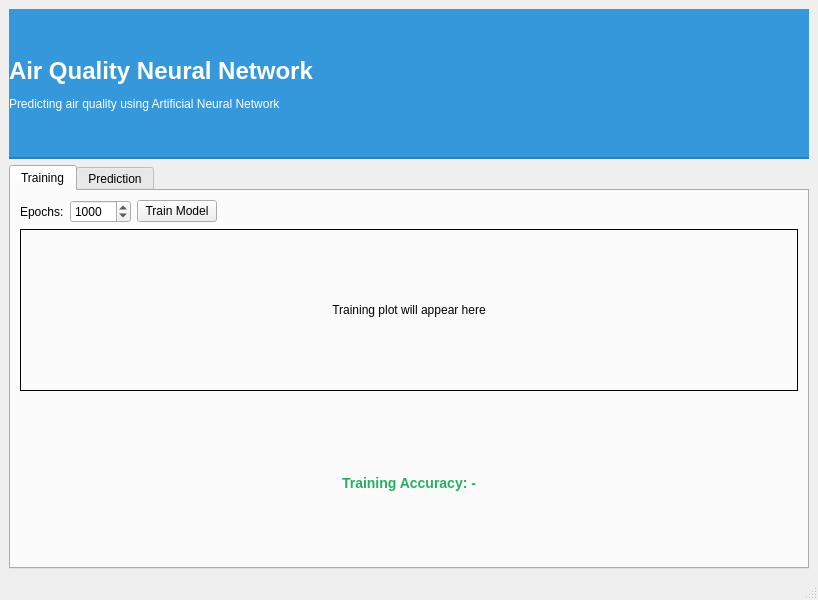
<?xml version="1.0" encoding="UTF-8"?>
<ui version="4.0">
 <class>MainWindow</class>
 <widget class="QMainWindow" name="MainWindow">
  <property name="geometry">
   <rect>
    <x>0</x>
    <y>0</y>
    <width>800</width>
    <height>600</height>
   </rect>
  </property>
  <property name="windowTitle">
   <string>Air Quality Neural Network</string>
  </property>
  <widget class="QWidget" name="centralwidget">
   <layout class="QVBoxLayout" name="verticalLayout">
    <item>
        <widget class="QLabel" name="headerImageLabel">
            <property name="minimumSize">
                <size>
                    <width>800</width>
                    <height>150</height>
                </size>
            </property>
            <property name="maximumSize">
                <size>
                    <width>16777215</width>
                    <height>150</height>
                </size>
            </property>
            <property name="styleSheet">
                <string notr="true">background-color: #3498db;
                    border-bottom: 2px solid #2980b9;
                    qproperty-alignment: AlignCenter;</string>
            </property>
            <property name="text">
                <string>&lt;h1 style="color: white;"&gt;Air Quality Neural Network&lt;/h1&gt;
                &lt;p style="color: white;"&gt;Predicting air quality using Artificial Neural Network&lt;/p&gt;</string>
            </property>
            <property name="textFormat">
                <enum>Qt::RichText</enum>
            </property>
        </widget>
    </item>
    <item>
     <widget class="QTabWidget" name="tabWidget">
      <widget class="QWidget" name="tabTraining">
       <attribute name="title">
        <string>Training</string>
       </attribute>
       <layout class="QVBoxLayout" name="verticalLayout_2">
        <item>
         <layout class="QHBoxLayout" name="horizontalLayout">
          <item>
           <widget class="QLabel" name="label">
            <property name="text">
             <string>Epochs:</string>
            </property>
           </widget>
          </item>
          <item>
           <widget class="QSpinBox" name="epochSpinBox">
            <property name="minimum">
             <number>100</number>
            </property>
            <property name="maximum">
             <number>10000</number>
            </property>
            <property name="value">
             <number>1000</number>
            </property>
            <property name="singleStep">
             <number>100</number>
            </property>
           </widget>
          </item>
          <item>
           <widget class="QPushButton" name="trainButton">
            <property name="text">
             <string>Train Model</string>
            </property>
           </widget>
          </item>
          <item>
           <spacer name="horizontalSpacer">
            <property name="orientation">
             <enum>Qt::Horizontal</enum>
            </property>
            <property name="sizeHint" stdset="0">
             <size>
              <width>40</width>
              <height>20</height>
             </size>
            </property>
           </spacer>
          </item>
         </layout>
        </item>
        <item>
         <widget class="QLabel" name="plotLabel">
          <property name="frameShape">
           <enum>QFrame::Box</enum>
          </property>
          <property name="text">
           <string>Training plot will appear here</string>
          </property>
          <property name="alignment">
           <set>Qt::AlignCenter</set>
          </property>
         </widget>
        </item>
        <item>
            <widget class="QLabel" name="accuracyLabel">
                <property name="text">
                    <string>Training Accuracy: -</string>
                    </property>
                    <property name="alignment">
                    <set>Qt::AlignCenter</set>
                    </property>
                    <property name="styleSheet">
                    <string notr="true">font-size: 14px; 
                                        font-weight: bold; 
                                        color: #27ae60;
                                        margin-top: 10px;</string>
                </property>
            </widget>
        </item>
       </layout>
      </widget>
      <widget class="QWidget" name="tabPrediction">
       <attribute name="title">
        <string>Prediction</string>
       </attribute>
       <layout class="QVBoxLayout" name="verticalLayout_3">
        <item>
         <layout class="QFormLayout" name="formLayout">
          <item row="0" column="0">
           <widget class="QLabel" name="label_2">
            <property name="text">
             <string>PM10:</string>
            </property>
           </widget>
          </item>
          <item row="0" column="1">
           <widget class="QDoubleSpinBox" name="pm10SpinBox">
            <property name="decimals">
             <number>2</number>
            </property>
            <property name="maximum">
             <number>9999.99</number>
            </property>
           </widget>
          </item>
          <item row="1" column="0">
           <widget class="QLabel" name="label_3">
            <property name="text">
             <string>SO2:</string>
            </property>
           </widget>
          </item>
          <item row="1" column="1">
           <widget class="QDoubleSpinBox" name="so2SpinBox">
            <property name="decimals">
             <number>2</number>
            </property>
            <property name="maximum">
             <number>9999.99</number>
            </property>
           </widget>
          </item>
          <item row="2" column="0">
           <widget class="QLabel" name="label_4">
            <property name="text">
             <string>CO:</string>
            </property>
           </widget>
          </item>
          <item row="2" column="1">
           <widget class="QDoubleSpinBox" name="coSpinBox">
            <property name="decimals">
             <number>2</number>
            </property>
            <property name="maximum">
             <number>9999.99</number>
            </property>
           </widget>
          </item>
          <item row="3" column="0">
           <widget class="QLabel" name="label_5">
            <property name="text">
             <string>O3:</string>
            </property>
           </widget>
          </item>
          <item row="3" column="1">
           <widget class="QDoubleSpinBox" name="o3SpinBox">
            <property name="decimals">
             <number>2</number>
            </property>
            <property name="maximum">
             <number>9999.99</number>
            </property>
           </widget>
          </item>
          <item row="4" column="0">
           <widget class="QLabel" name="label_6">
            <property name="text">
             <string>NO2:</string>
            </property>
           </widget>
          </item>
          <item row="4" column="1">
           <widget class="QDoubleSpinBox" name="no2SpinBox">
            <property name="decimals">
             <number>2</number>
            </property>
            <property name="maximum">
             <number>9999.99</number>
            </property>
           </widget>
          </item>
         </layout>
        </item>
        <item>
         <widget class="QPushButton" name="predictButton">
          <property name="text">
           <string>Predict Air Quality</string>
          </property>
          <property name="styleSheet">
           <string notr="true">font-weight: bold;</string>
          </property>
         </widget>
        </item>
        <item>
         <widget class="QLabel" name="resultLabel">
          <property name="text">
           <string>Predicted Category: -</string>
          </property>
          <property name="alignment">
           <set>Qt::AlignCenter</set>
          </property>
          <property name="styleSheet">
           <string notr="true">font-size: 18px; font-weight: bold; color: #2c3e50;</string>
          </property>
         </widget>
        </item>
        <item>
         <layout class="QHBoxLayout" name="horizontalLayout_2">
          <item>
           <widget class="QLabel" name="label_7">
            <property name="text">
             <string>Probabilities:</string>
            </property>
           </widget>
          </item>
          <item>
           <spacer name="horizontalSpacer_2">
            <property name="orientation">
             <enum>Qt::Horizontal</enum>
            </property>
            <property name="sizeHint" stdset="0">
             <size>
              <width>40</width>
              <height>20</height>
             </size>
            </property>
           </spacer>
          </item>
         </layout>
        </item>
        <item>
         <widget class="QLabel" name="baikProbLabel">
          <property name="text">
           <string>BAIK: 0%</string>
          </property>
          <property name="styleSheet">
           <string notr="true">color: #27ae60;</string>
          </property>
         </widget>
        </item>
        <item>
         <widget class="QLabel" name="sedangProbLabel">
          <property name="text">
           <string>SEDANG: 0%</string>
          </property>
          <property name="styleSheet">
           <string notr="true">color: #f39c12;</string>
          </property>
         </widget>
        </item>
        <item>
         <widget class="QLabel" name="tidakSehatProbLabel">
          <property name="text">
           <string>TIDAK SEHAT: 0%</string>
          </property>
          <property name="styleSheet">
           <string notr="true">color: #e74c3c;</string>
          </property>
         </widget>
        </item>
        <item>
         <spacer name="verticalSpacer">
          <property name="orientation">
           <enum>Qt::Vertical</enum>
          </property>
          <property name="sizeHint" stdset="0">
           <size>
            <width>20</width>
            <height>40</height>
           </size>
          </property>
         </spacer>
        </item>
       </layout>
      </widget>
     </widget>
    </item>
   </layout>
  </widget>
  <widget class="QStatusBar" name="statusbar"/>
 </widget>
 <resources/>
 <connections/>
</ui>
